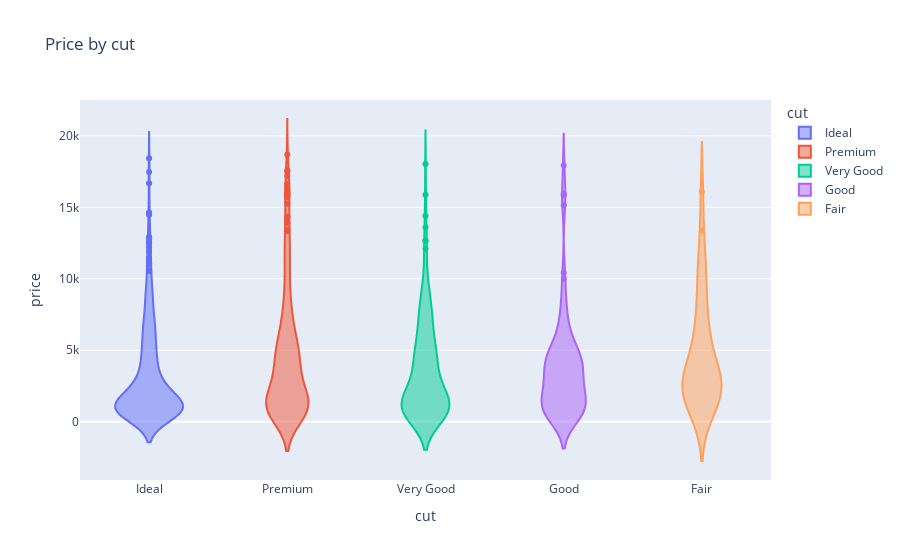

Source (notebook cell):
### Code cell
plot_diamonds_price_by(diamonds, 'cut')

### Figure 1 — Plotly figure (JSON) as saved in the notebook; plotly's stock layout.template omitted (floating-point values rounded to 4 significant figures; data arrays with more than 128 entries replaced by an {"elided": "..."} marker saying what was removed)
{"data": [{"alignmentgroup": "True", "box": {"visible": false}, "hovertemplate": "cut=%{x}<br>price=%{y}<extra></extra>", "legendgroup": "Ideal", "marker": {"color": "#636efa"}, "name": "Ideal", "offsetgroup": "Ideal", "orientation": "v", "scalegroup": "True", "showlegend": true, "type": "violin", "x": {"elided": "380 str values"}, "x0": " ", "xaxis": "x", "y": {"elided": "380 int values"}, "y0": " ", "yaxis": "y"}, {"alignmentgroup": "True", "box": {"visible": false}, "hovertemplate": "cut=%{x}<br>price=%{y}<extra></extra>", "legendgroup": "Premium", "marker": {"color": "#EF553B"}, "name": "Premium", "offsetgroup": "Premium", "orientation": "v", "scalegroup": "True", "showlegend": true, "type": "violin", "x": {"elided": "289 str values"}, "x0": " ", "xaxis": "x", "y": {"elided": "289 int values"}, "y0": " ", "yaxis": "y"}, {"alignmentgroup": "True", "box": {"visible": false}, "hovertemplate": "cut=%{x}<br>price=%{y}<extra></extra>", "legendgroup": "Very Good", "marker": {"color": "#00cc96"}, "name": "Very Good", "offsetgroup": "Very Good", "orientation": "v", "scalegroup": "True", "showlegend": true, "type": "violin", "x": {"elided": "201 str values"}, "x0": " ", "xaxis": "x", "y": {"elided": "201 int values"}, "y0": " ", "yaxis": "y"}, {"alignmentgroup": "True", "box": {"visible": false}, "hovertemplate": "cut=%{x}<br>price=%{y}<extra></extra>", "legendgroup": "Good", "marker": {"color": "#ab63fa"}, "name": "Good", "offsetgroup": "Good", "orientation": "v", "scalegroup": "True", "showlegend": true, "type": "violin", "x": ["Good", "Good", "Good", "Good", "Good", "Good", "Good", "Good", "Good", "Good", "Good", "Good", "Good", "Good", "Good", "Good", "Good", "Good", "Good", "Good", "Good", "Good", "Good", "Good", "Good", "Good", "Good", "Good", "Good", "Good", "Good", "Good", "Good", "Good", "Good", "Good", "Good", "Good", "Good", "Good", "Good", "Good", "Good", "Good", "Good", "Good", "Good", "Good", "Good", "Good", "Good", "Good", "Good", "Good", "Good", "Good", "Good", "Good", "Good", "Good", "Good", "Good", "Good", "Good", "Good", "Good", "Good", "Good", "Good", "Good", "Good", "Good", "Good", "Good", "Good", "Good", "Good", "Good", "Good", "Good", "Good", "Good", "Good", "Good", "Good", "Good", "Good", "Good", "Good", "Good", "Good", "Good", "Good", "Good"], "x0": " ", "xaxis": "x", "y": [3111, 1971, 8910, 648, 17923, 1073, 2220, 490, 15977, 4114, 1063, 4598, 3282, 2428, 4274, 1422, 593, 3620, 1637, 5124, 593, 10428, 4588, 3655, 1238, 1199, 3823, 15147, 4226, 6440, 1995, 776, 3425, 3948, 526, 3121, 4586, 3365, 2844, 756, 7399, 8097, 6022, 2677, 1080, 2628, 626, 5015, 4065, 694, 687, 4165, 798, 725, 4298, 10000, 2379, 5920, 786, 1098, 2100, 2401, 5610, 3567, 15851, 2010, 4580, 7430, 756, 3063, 882, 1673, 2591, 5935, 5269, 2326, 583, 882, 1565, 4548, 602, 4742, 4284, 7359, 363, 351, 4260, 599, 858, 3335, 5056, 2041, 4606, 4540], "y0": " ", "yaxis": "y"}, {"alignmentgroup": "True", "box": {"visible": false}, "hovertemplate": "cut=%{x}<br>price=%{y}<extra></extra>", "legendgroup": "Fair", "marker": {"color": "#FFA15A"}, "name": "Fair", "offsetgroup": "Fair", "orientation": "v", "scalegroup": "True", "showlegend": true, "type": "violin", "x": ["Fair", "Fair", "Fair", "Fair", "Fair", "Fair", "Fair", "Fair", "Fair", "Fair", "Fair", "Fair", "Fair", "Fair", "Fair", "Fair", "Fair", "Fair", "Fair", "Fair", "Fair", "Fair", "Fair", "Fair", "Fair", "Fair", "Fair", "Fair", "Fair", "Fair", "Fair", "Fair", "Fair", "Fair", "Fair"], "x0": " ", "xaxis": "x", "y": [8711, 5350, 2859, 871, 1134, 16086, 2479, 4765, 6597, 2942, 5185, 3197, 10772, 10752, 1739, 2068, 3541, 7928, 2246, 2697, 2088, 10833, 729, 3205, 3280, 13387, 7509, 3931, 1107, 1982, 6271, 2858, 1947, 1410, 1981], "y0": " ", "yaxis": "y"}], "layout": {"legend": {"title": {"text": "cut"}, "tracegroupgap": 0}, "title": {"text": "Price by cut"}, "violinmode": "overlay", "xaxis": {"anchor": "y", "categoryarray": ["Ideal", "Premium", "Very Good", "Good", "Fair"], "categoryorder": "array", "domain": [0, 1], "title": {"text": "cut"}}, "yaxis": {"anchor": "x", "domain": [0, 1], "title": {"text": "price"}}}}
